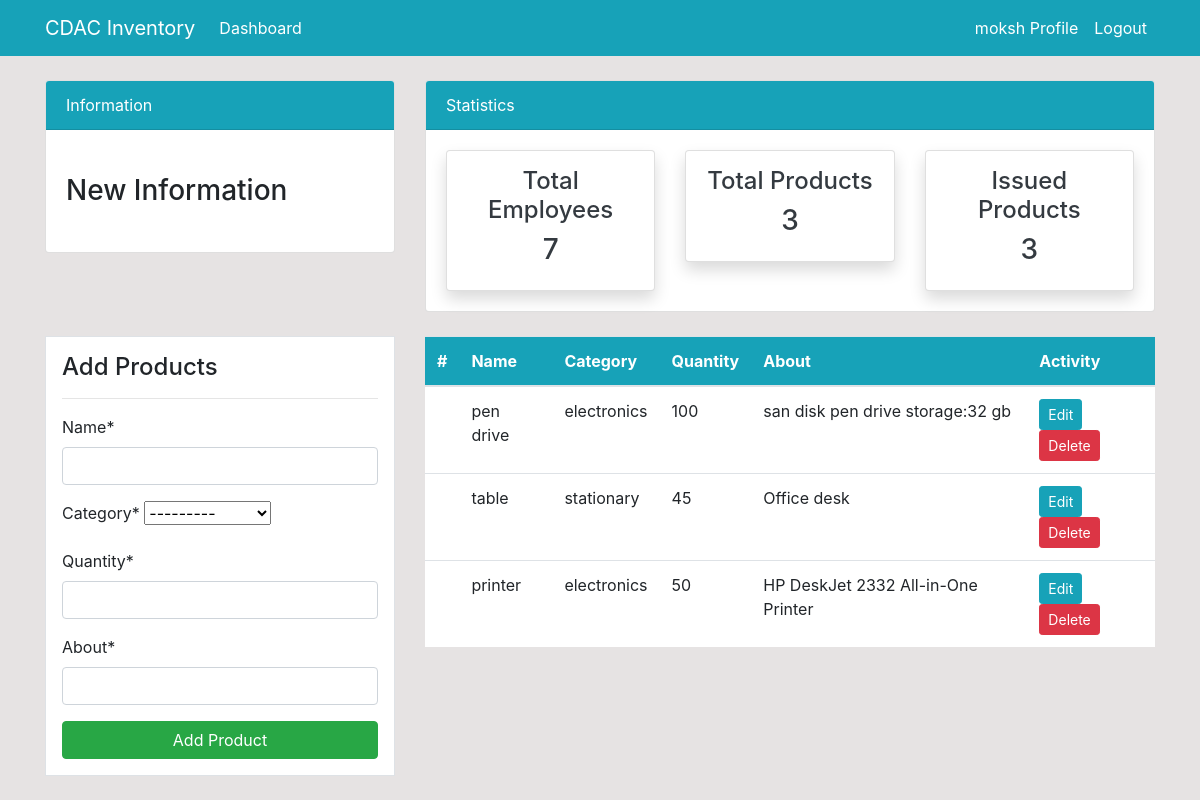
The app's page /product/ (signed in), older data.
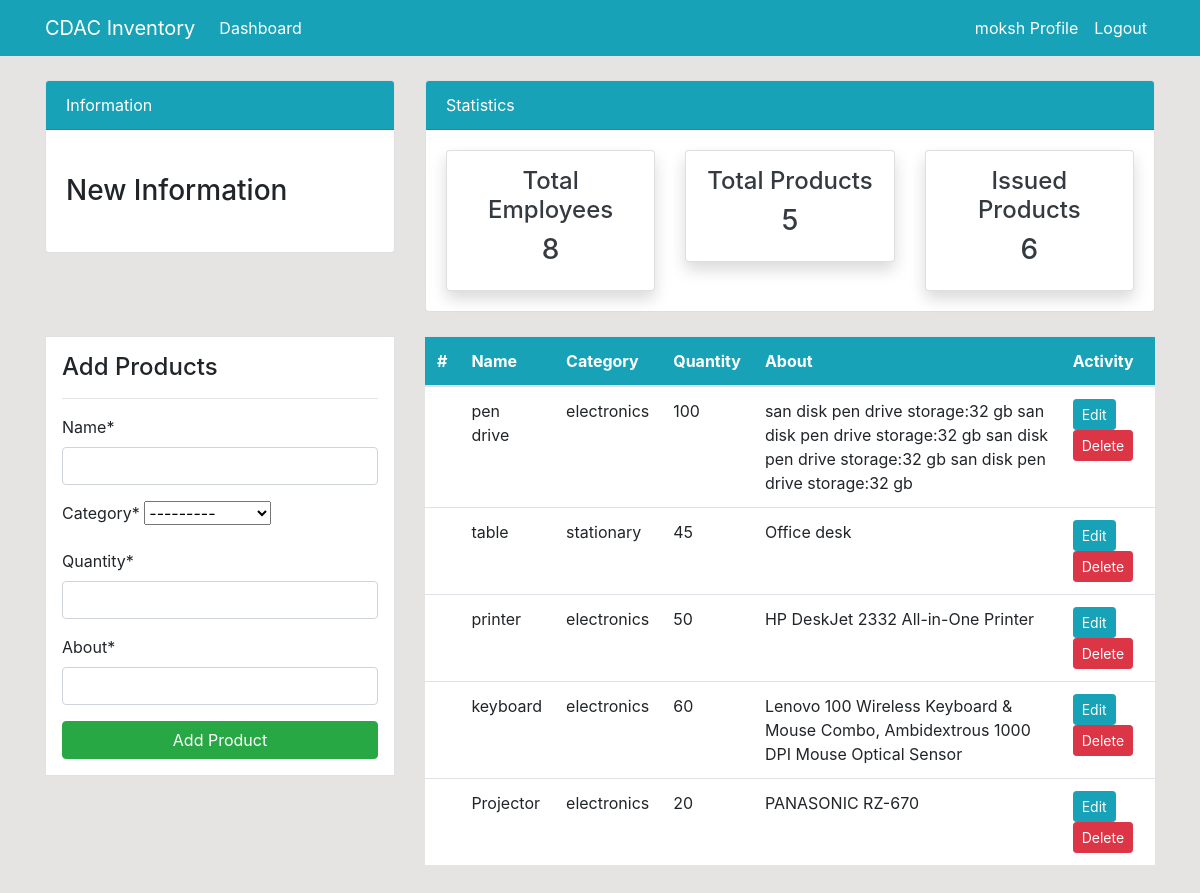
The same page, newer data.
### dashboard/models.py (models this page shows, shortened)
class Product(models.Model):
    name=models.CharField(max_length=100,null=True)
    category=models.CharField(max_length=20,choices=category,null=True)
    quantity=models.PositiveIntegerField(null=True)
    about=models.CharField(max_length=300,null=True)
    class Meta:
        verbose_name_plural='Product'

### dashboard/views.py (the view)
# urls.py: path('product/',views.product,name='dashboardproduct'),
@login_required
def product(request):
    items=Product.objects.all()
    product_count = items.count()
    workers_count =User.objects.all().count()
    items_count =Issued_Items.objects.all().count()
    if request.method=='POST':
        form=ProductForm(request.POST)
        if form.is_valid():
            form.save()
            product_name = form.cleaned_data.get('name')
            messages.success(request, f'{product_name} has been added')
            return redirect('dashboardproduct')
    else:
        form=ProductForm()
    context={
        'items':items,
        'form':form,
        'workers_count': workers_count,
        'items_count': items_count,
        'product_count': product_count,
    }
    return render(request,'dashboard/product.html',context)

### dashboard/forms.py
class ProductForm(forms.ModelForm):
    class Meta:
        model=Product
        fields=['name','category','quantity','about']

### template/dashboard/product.html (shortened to what this page needs)
{% extends 'partials/base.html' %}
{% load crispy_forms_tags %}
{% block content %}
{% include 'partials/topnav.html'%}
<div class="container">
    <div class="row my-4">
        <div class="col-md-4">
            <div class="border bg-white p-3">
                <h4>Add Products</h4>
                <hr>
                <form method="POST">
                    {{ form|crispy }}
                    <input class="btn btn-success btn-block" type="submit" value="Add Product">
                </form>
            </div>
        </div>
        <div class="col-md-8">
            <table class="table bg-white">
                <thead class="bg-info">
                    <tr class="text-white">
                        <th scope="col">#</th>
                        <th scope="col">Name</th>
                        <th scope="col">Category</th>
                        <th scope="col">Quantity</th>
                        <th scope="col">About</th>
                        <th scope="col">Activity</th>
                    </tr>
                </thead>
                <tbody>
                    {% for item in items %}
                    <tr>
                        <th scope="row"></th>
                        <td>{{ item.name }}</td>
                        <td>{{ item.category }}</td>
                        <td>{{ item.quantity }}</td>
                        <td>{{ item.about }}</td>
                        <td>
                            <a class="btn btn-info btn-sm" href="{% url 'dashboard-product-update' item.id %}">Edit</a>
                            <a class="btn btn-danger btn-sm" href="{% url 'dashboard-product-delete' item.id %}">Delete</a>
                        </td>
                    </tr>
                    {% endfor %}
                </tbody>
            </table>
        </div>
    </div>
</div>
{% endblock %}

### template/partials/base.html (shortened to what this page needs)
{%load static%}
<!doctype html>
<html lang="en">
  <head>
    <link rel="stylesheet" href="https://cdn.jsdelivr.net/npm/bootstrap@4.6.2/dist/css/bootstrap.min.css">
     <link rel="stylesheet" href="{% static '/style.css' %}">
  </head>
  <body>
   {% include 'partials/nav.html'%}
   {% block content %}
   {% endblock %}
  </body>
</html>

### template/partials/nav.html (shortened to what this page needs)
<nav class="navbar navbar-expand-lg navbar-info bg-info">
    {% if user.is_authenticated %}
    <div class="container">
        <a class="navbar-brand text-white" href="{% url 'dashboardindex'%}">CDAC Inventory</a>
        <div class="collapse navbar-collapse" id="navbarSupportedContent">
            <ul class="navbar-nav mr-auto">
                <li class="nav-item active">
                    <a class="nav-link text-white" href="{% url 'dashboardindex'%}">Dashboard </a>
                </li>
            </ul>
            <ul class="navbar-nav ml-auto">
                <li class="nav-item active">
                    <a class="nav-link text-white" href="{% url 'user-profile' %}">{{ user.username }} Profile </a>
                </li>
                <li class="nav-item">
                    <a class="nav-link text-white" href="{% url 'user-logout' %}">Logout</a>
                </li>
            </ul>
            {% endif %}
        </div>
    </div>
</nav>

### template/partials/topnav.html (shortened to what this page needs)
<div class="container">
    <div class="row mt-4">
        <div class="col-md-4">
            <div class="card">
                <div class="card-header bg-info text-white">
                    Information
                </div>
                <div class="card-body">
                    <marquee behavior="" direction="">
                        <h3 class="my-4">New Information</h3>
                    </marquee>
                </div>
            </div>
        </div>
        <div class="col-md-8">
            <div class="card">
                <div class="card-header bg-info text-white">
                    Statistics
                </div>
                <div class="card-body">
                    <div class="row">
                        <div class="col-md-4">
                            <a class="text-decoration-none text-dark" href="{% url 'dashboardstaff'%}">
                                <div class="card my-card shadow text-center p-3">
                                    <h4>Total Employees </h4>
                                    <h3>{{ workers_count }}</h3>
                                </div>
                            </a>
                        </div>
                        <div class="col-md-4">
                            <a class="text-decoration-none text-dark" href="{% url 'dashboardproduct' %}">
                                <div class="card my-card shadow text-center p-3">
                                    <h4>Total Products </h4>
                                    <h3>{{ product_count }}</h3>
                                </div>
                            </a>
                        </div>
                        <div class="col-md-4">
                            <a class="text-decoration-none text-dark" href="{% url 'dashboardissueditems'%}">
                                <div class="card my-card shadow text-center p-3">
                                    <h4>Issued Products </h4>
                                    <h3>{{ items_count }}</h3>
                                </div>
                            </a>
                        </div>
                    </div>
                </div>
            </div>
        </div>
    </div>
</div>

### static/style.css (style rules this page uses)
body { background: rgb(230, 227, 227); }

Row changes from the older to the newer data that the page shows:
changed Product "pen drive": about "san disk pen drive storage:32 gb" → "san disk pen drive storage:32 gb san disk pen drive storage:32 gb san disk pen drive storage:32 gb san disk pen drive storage:32 gb"
added Product: name "keyboard", category "electronics", quantity "60", about "Lenovo 100 Wireless Keyboard & Mouse Combo, Ambidextrous 1000 DPI Mouse Optical Sensor"
added Product: name "Projector", category "electronics", quantity "20", about "PANASONIC RZ-670"
Text that changed along with them:
{{ workers_count }}: "7" → "8"
{{ product_count }}: "3" → "5"
{{ items_count }}: "3" → "6"
